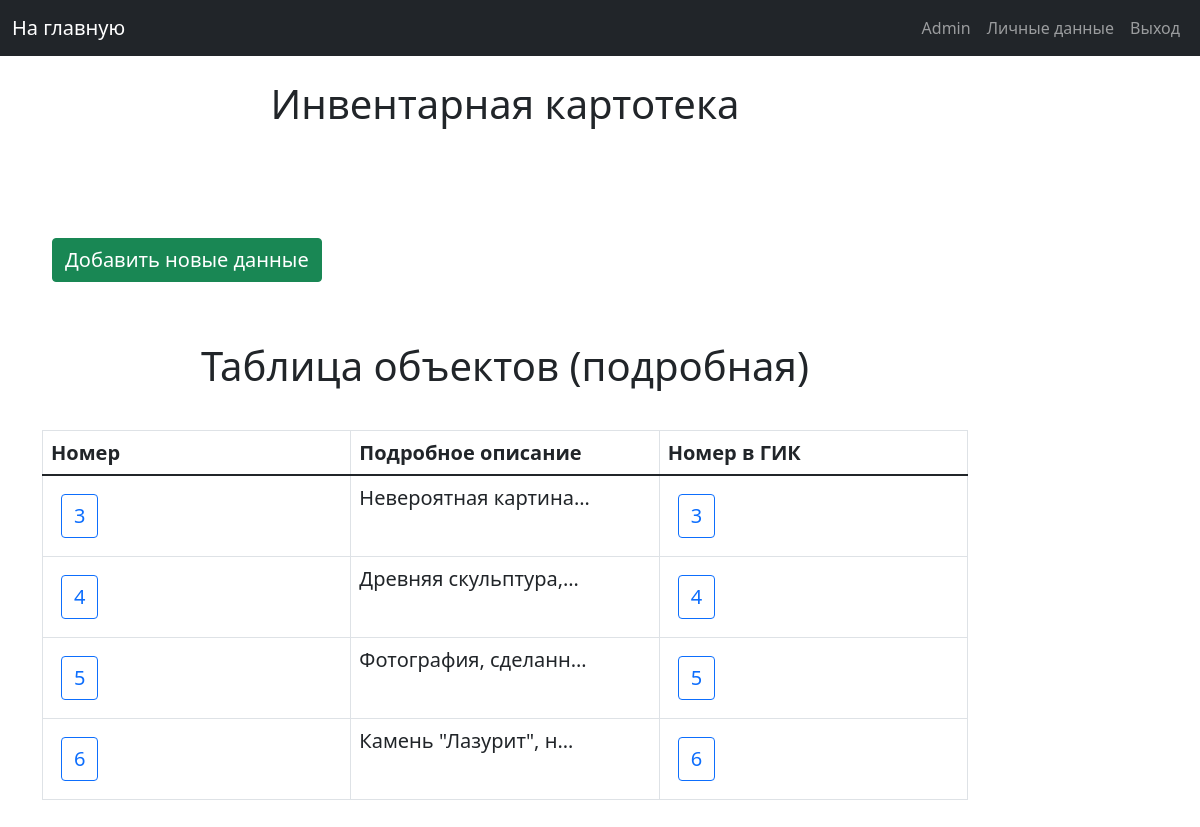
/main_page_admin/inventory (signed in), run on the app's committed database.
### musem/models.py (models this page shows, shortened)
class Inventory(models.Model):
    inventory_id = models.IntegerField(primary_key=True)
    long_description = models.TextField()
    gik = models.ForeignKey('Gik', on_delete=models.CASCADE)
    is_activate = models.IntegerField(default=1)
    class Meta:
        verbose_name = "Inventory journal"
        verbose_name_plural = "Inventory journal in the museum"

### musem/views.py (the view)
# urls.py: path('main_page_admin/inventory', admin_inventory_list, name="inventory_list"),
def admin_inventory_list(request):
    if not request.user.is_superuser:
        return HttpResponseForbidden()
    head = ["Номер", "Подробное описание", "Номер в ГИК"]
    table = Inventory.objects.raw(
        raw_query="SELECT mi.inventory_id, mi.long_description, mi.gik_id FROM musem_inventory mi JOIN musem_gik mg "
                  "ON mi.gik_id = mg.gik_id AND mg.is_activate = 1 WHERE mi.is_activate = 1"
    )
    return render(request, 'admin_pages/tables/inventory_list_pages.html', {
        'title_page': 'Инвентарная картотека',
        'hide_nav_bar': 0,
        'head': head,
        'table': table,
        'is_description': 0,
        'is_administrative_zone': 1
    })

### templates/admin_pages/tables/inventory_list_pages.html
{% extends 'include/base.html' %}
{% load static %}
{% block title %}
    <div class="title_block">
        <h2 class="title">{{ title_page }}</h2>
    </div>
{% endblock title %}
{% block content %}
    <div class="list_button_block">
        <a class="float-right btn text-white btn-success text_button"
           href="{% url 'create_inventory' %}">Добавить новые данные</a>
        <h2 class="sub_title_table">Таблица объектов (подробная)</h2>
        {% include 'include/tables/inventory_table.html' %}
    </div>
{% endblock content %}

### templates/include/navbar.html (shortened to what this page needs)
<nav class="navbar navbar-expand-md navbar-dark bg-dark mb-4">
    <div class="container-fluid">
        {% if is_administrative_zone %}
            <a class="navbar-brand" href="{% url "main_page_admin" %}">На главную</a>
        {% else %}
            <a class="navbar-brand" href="{% url "main_page" %}">На главную</a>
        {% endif %}
        <div class="pull-right">
            <ul class="navbar-nav me-auto mb-2 mb-md-0">
                {% if request.user.is_authenticated %}
                    <li class="nav-item">
                        <a class="nav-link" href="{% url 'user_data' %}" tabindex="-1">{{ request.user.first_name }}</a>
                    </li>
                    <li class="nav-item">
                        <a class="nav-link" href="{% url 'user_settings' %}" tabindex="-1">Личные данные</a>
                    </li>
                    <li class="nav-item">
                        <a class="nav-link" href="{% url 'logout' %}" tabindex="-1">Выход</a>
                    </li>
                {% endif %}
            </ul>
        </div>
    </div>
</nav>

### templates/include/tables/inventory_table.html (shortened to what this page needs)
{% extends 'include/base_table.html' %}
{% load static %}
    {% block table_head %}
        {% for title in head %}
            <th class="text_button">{{ title }}</th>
        {% endfor %}
    {% endblock %}
    {% block table_content %}
        {% for content_list in table %}
            <tr>
                <td>
                    <a href="{% url 'inventory_description' inventory_id=content_list.inventory_id %}"
                       class="btn btn-outline-primary text_button">{{ content_list.inventory_id }}</a>
                </td>
                {% if is_description %}
                    <td class="text_button">{{ content_list.long_description }}</td>
                {% else %}
                    <td class="text_button">{{ content_list.long_description|truncatechars:20 }}</td>
                {% endif %}
                <td>
                    <a href="{% url 'gik_description' gik_id=content_list.gik_id %}"
                       class="btn btn-outline-primary text_button">{{ content_list.gik_id }}</a>
                </td>
            </tr>
        {% endfor %}
    {% endblock %}

### static/css/my_styles.css (style rules this page uses)
.title_block { margin-bottom: 100px; }
.title { font-size: 40px; text-align: center; }
.text_button { font-size: 20px; margin: 10px; }
.sub_title_table { font-size: 40px; text-align: center; margin-top: 50px; margin-bottom: 40px; }
td, th { white-space: normal; word-wrap: break-word; }
.list_button_block { margin-bottom: 50px; }

### data on the page
Inventory: inventory_id "3", long_description "Невероятная картина…", gik_id "3"
Inventory: inventory_id "4", long_description "Древняя скульптура,…", gik_id "4"
Inventory: inventory_id "5", long_description "Фотография, сделанн…", gik_id "5"
Inventory: inventory_id "6", long_description "Камень \"Лазурит\", н…", gik_id "6"

### other printed values
{{ request.user.first_name }} "Admin"
{{ title_page }} "Инвентарная картотека"
{{ title }} "Номер" "Подробное описание" "Номер в ГИК"
